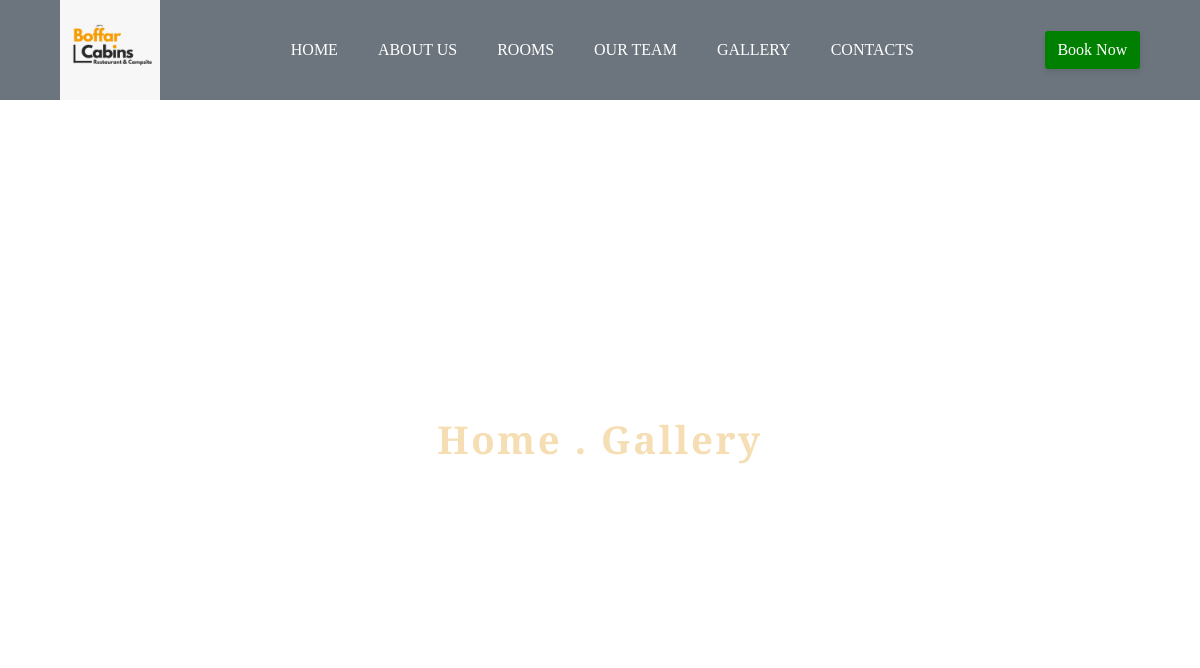
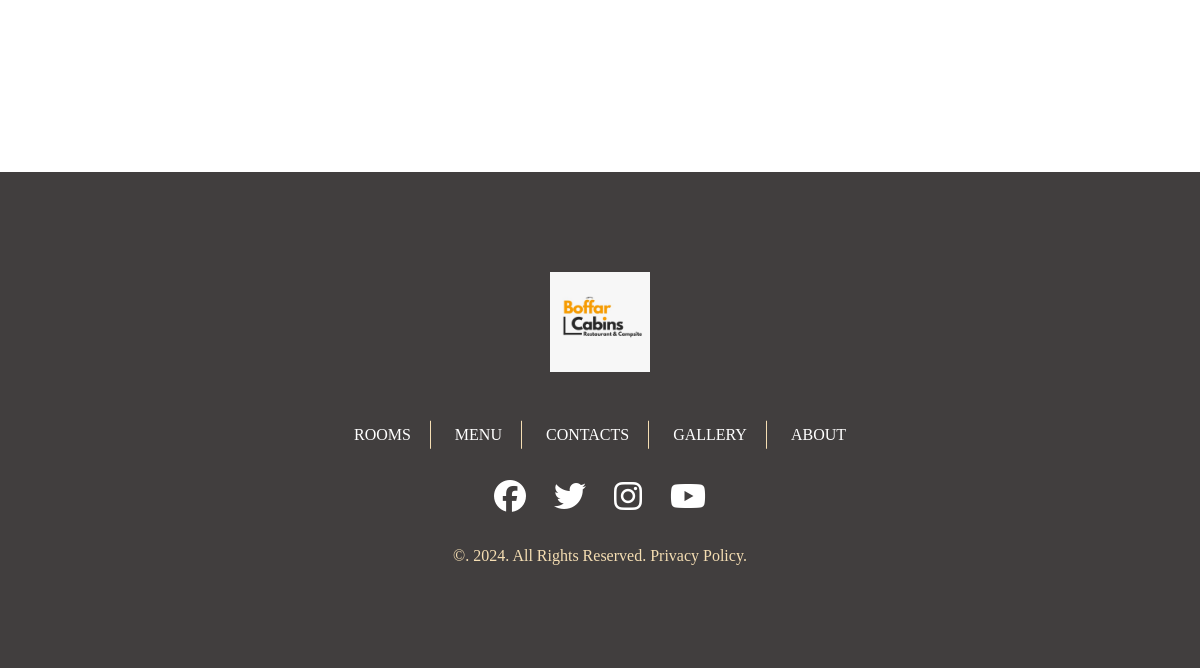
The app's page /gallery/, older data (2 pictures, top to bottom).
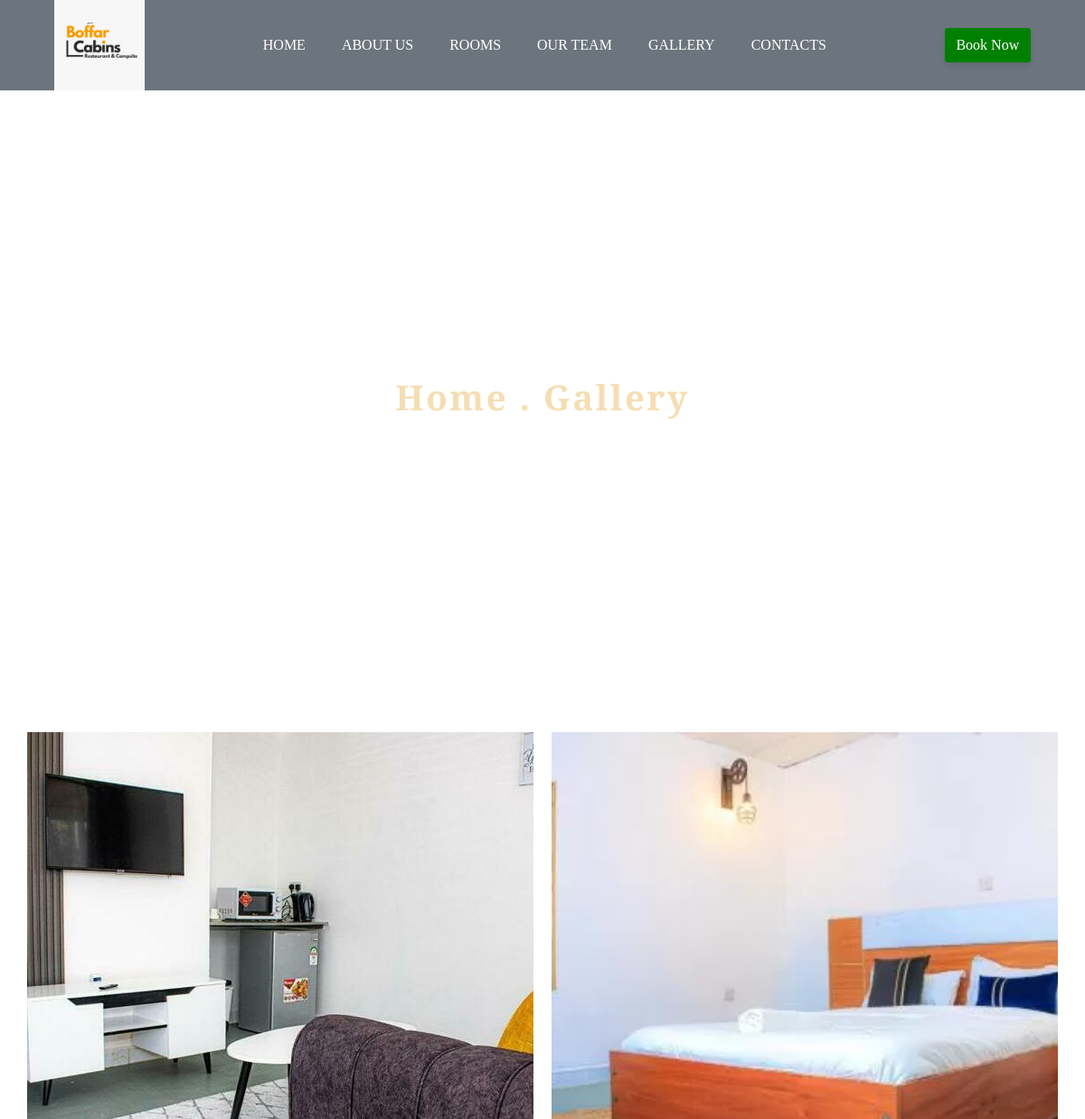
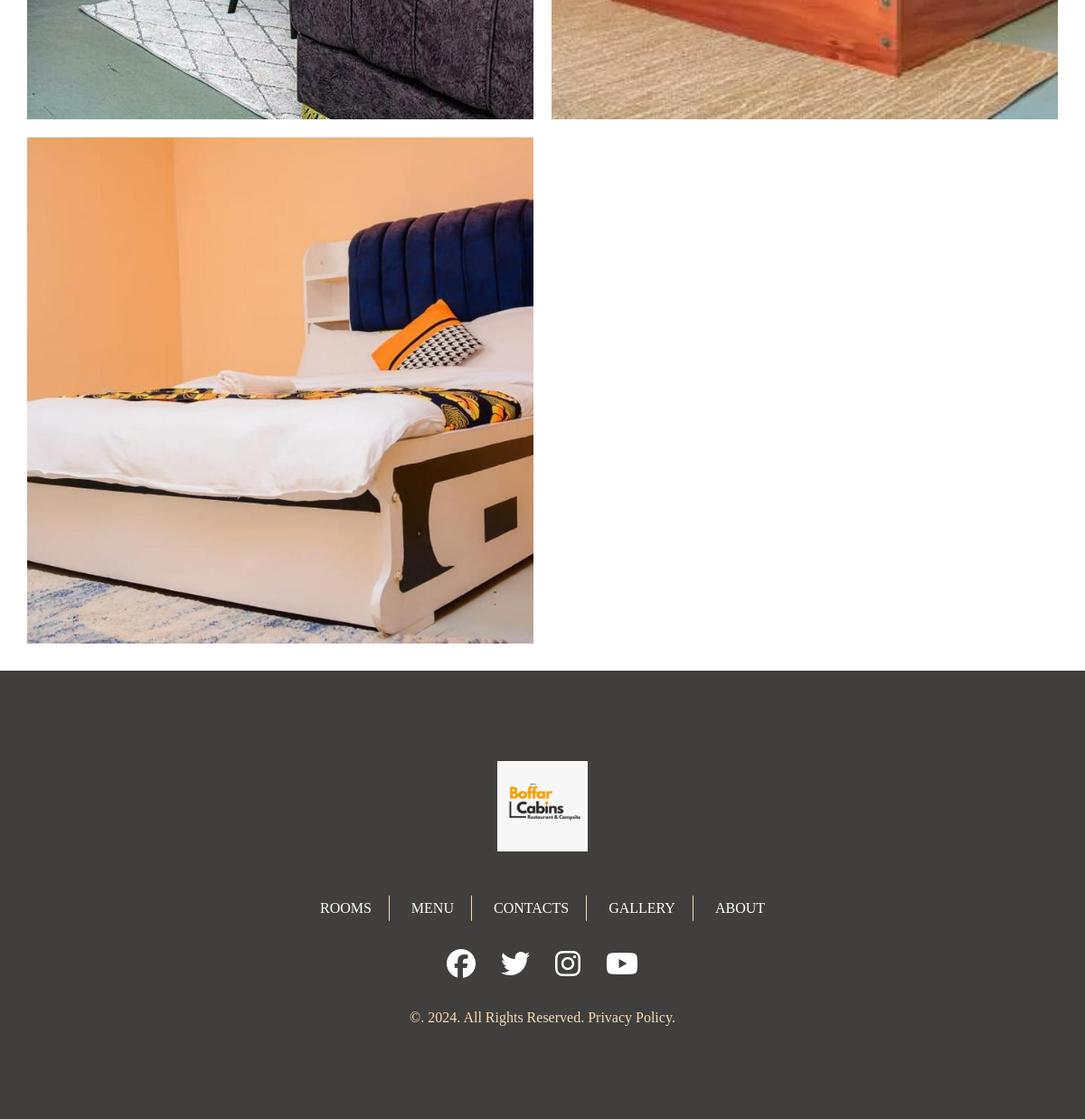
The same page, newer data (2 pictures, top to bottom).
### pages/models.py (models this page shows)
class gallery(models.Model):
    image = models.ImageField(upload_to='gallery')
    uploaded_at = models.DateTimeField(auto_now_add=True)
    class Meta:
        verbose_name_plural = 'Galleries'

### pages/views.py (the view)
# urls.py: path('gallery/', views.galleryView, name='gallery'),
def galleryView(request):
    galleries = gallery.objects.all().order_by('-uploaded_at')
    context = {'galleries': galleries, 'title': 'Gallery'}
    return render(request, 'gallery/index.html', context)

### pages/templates/gallery/index.html (shortened to what this page needs)
{% extends 'app/main.html' %}
{% load static %}
{% block header %} {% include 'app/headerOther.html' %} {% endblock%}
{% block banner %} {% include 'app/banner.html' %} {% endblock%}
{% block content %}
<main>
  <section id="gallery" class="main-gallery">
    {% for gallery in galleries %}
    <div class="gallery-img">
      <a href="{{ gallery.image.url }}"
        ><img src="{{ gallery.image.url }}" alt="{{gallery.id}}"
      /></a>
    </div>
    {% endfor %}
  </section>
</main>
{% endblock %}
{% block footer %} {% include 'app/footer.html' %} {% endblock%}

Row changes from the older to the newer data that the page shows:
added gallery: image (picture)
added gallery: image (picture)
added gallery: image (picture)
